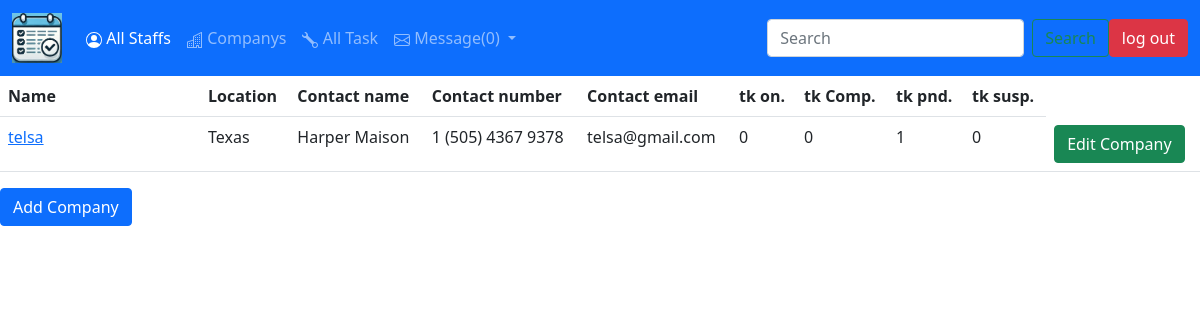
The page /company-list (signed in) on the database its author committed.
### main.py (models this page shows)
class Company(db.Model):
    __tablename__ = 'company'
    id = db.Column(db.Integer, primary_key=True)
    name = db.Column(db.String(30), nullable=False)
    location = db.Column(db.String(30), nullable=False)
    contact = db.Column(db.String(30))
    contact_name = db.Column(db.String(30))
    mail = db.Column(db.String(30))
    task = relationship("Task", back_populates='company_name', lazy='subquery')

### main.py (the view, shortened to what this page needs)
@app.route("/company-list", methods=['GET', 'POST'])
@login_required
@admin_only
def companyList():
    colhead = ('name', 'location', 'contact name',  'contact number', 'Contact Email')
    with app.app_context():
        data1 = db.session.query(Company).all()
    details = company_taskinfo(data1)
    return render_template('companylist.html', info=details, data=data1, db_head=colhead, webpage='company', num_mail=mail_counter())

### functionality.py (called while the page is built)
def company_taskinfo(companys):
    company_info = {}
    for company in companys:
        tsk_on = [task for task in company.task if task.status=='On going']
        tsk_comp = [task for task in company.task if task.status=='Complete']
        tsk_sus = [task for task in company.task if task.status=='Suspended']
        tsk_pen = [task for task in company.task if task.status == 'Pending']
        company_info[company.name] = (len(tsk_on), len(tsk_comp), len(tsk_pen), len(tsk_sus))
    return company_info

### main.py (called while the page is built)
@login_manager.user_loader
def load_user(user_id):
    return db.get_or_404(User, user_id)

def mail_counter():
    messages = db.session.query(Messages).all()
    messages = [message for message in messages if message.receiver == current_user.id_name]
    messages = [message for message in messages if message.read is False]
    return len(messages)

def admin_only(funct):
    @wraps(funct)
    def decorated_function(*args, **kwargs):
        if current_user.privilege != 'Administrator':
            return abort(403, "You don't have access to URL")
        return funct(*args, **kwargs)
    return decorated_function

### templates/companylist.html (shortened to what this page needs)
{% extends 'header.html'%}
{% block content %}
<table class="table table-hover">
    <tr>
        {% for details in db_head %}
                <th>{{(details).capitalize()}}</th>
        {% endfor %}
        <th>tk on.</th>
        <th>tk Comp.</th>
        <th>tk pnd.</th>
        <th>tk susp.</th>
        </tr>
        {% for details in data %}
        <tr>
            <td class="col-2"><a href="{{url_for('task_list', company=details.id, status='None')}}">{{details.name}}</a></td>
            <td>{{details.location}}</td>
            <td>{{details.contact_name}}</td>
            <td>{{details.contact}}</td>
            <td>{{details.mail}}</td>
            <td>{{info[details.name][0]}}</td>
            <td>{{info[details.name][1]}}</td>
             <td>{{info[details.name][2]}}</td>
            <td>{{info[details.name][3]}}</td>
            <td><a href="{{url_for('editCompany', company_id=details.id)}}"><button type="button" class="btn btn-success">Edit Company</button></a></td>
        </tr>
        {% endfor %}
  </table>
    <div class="dropdown-content">
    <div class='row'>
        <div class='col-2'>
            <a href="{{url_for('addCompany')}}"><button type="button" class="btn btn-primary">Add Company</button></a>
        </div>
    </div>
    </div>
{% endblock %}

### rows shown on the page
Company: name "telsa", location "Texas", contact_name "Harper Maison", contact "1 (505) 4367 9378", mail "telsa@gmail.com", name "0", name "1"

### other values the page prints
{{ num_mail }} "0"
{{ (details).capitalize() }} "Name" "Location" "Contact name" "Contact number" "Contact email"
